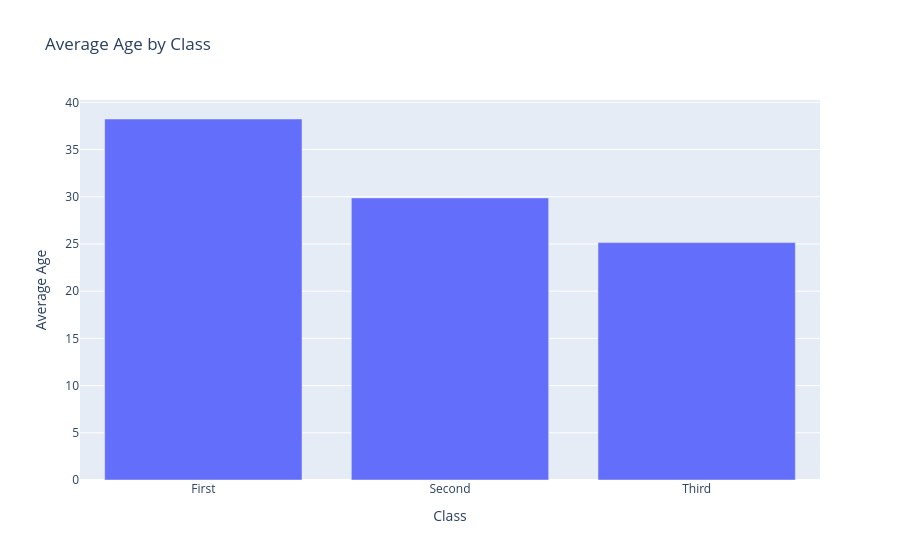

Notebook source saved alongside this figure:
### Markdown cell above
**5. Generate a bar plot using Plotly**

### Code cell
import plotly.express as px
avg_age = df.groupby('class')['age'].mean()
gph = px.bar(x=avg_age.index, y=avg_age.values, labels={'x':'Class', 'y':'Average Age'}, title='Average Age by Class')
gph.show()

### Figure 1 — Plotly figure (JSON) as saved in the notebook; plotly's stock layout.template omitted (floating-point values rounded to 4 significant figures)
{"data": [{"alignmentgroup": "True", "hovertemplate": "Class=%{x}<br>Average Age=%{y}<extra></extra>", "legendgroup": "", "marker": {"color": "#636efa", "pattern": {"shape": ""}}, "name": "", "offsetgroup": "", "orientation": "v", "showlegend": false, "textposition": "auto", "type": "bar", "x": ["First", "Second", "Third"], "xaxis": "x", "y": [38.23, 29.88, 25.14], "yaxis": "y"}], "layout": {"barmode": "relative", "legend": {"tracegroupgap": 0}, "title": {"text": "Average Age by Class"}, "xaxis": {"anchor": "y", "domain": [0, 1], "title": {"text": "Class"}}, "yaxis": {"anchor": "x", "domain": [0, 1], "title": {"text": "Average Age"}}}}
